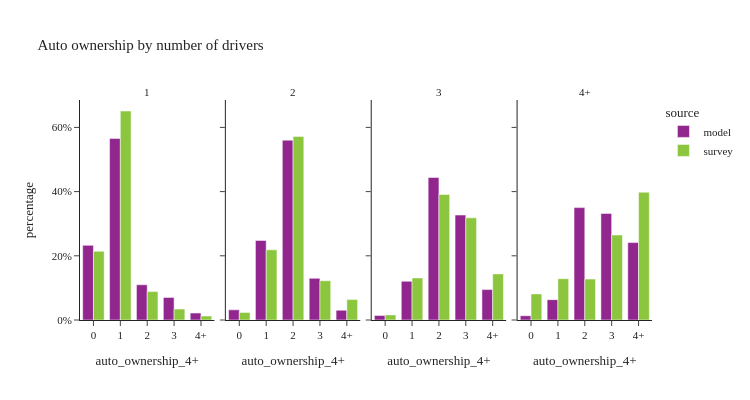

The code cell stored with this chart in its notebook:
### Code cell
util.plot_share_facetbar(hh_data.loc[hh_data['num_drivers_4+']!="0"], 'hh_weight', share_col="auto_ownership_4+", title="Auto ownership by number of drivers", 
                            facet_col="num_drivers_4+", facet_col_wrap=4, height=400, orientation='v')

### Figure 1 — Plotly figure (JSON) as saved in the notebook; plotly's stock layout.template omitted (floating-point values rounded to 4 significant figures)
{"data": [{"alignmentgroup": "True", "customdata": [[121942], [296624], [57555], [36924], [11320]], "hovertemplate": "source=model<br>num_drivers_4+=1<br>auto_ownership_4+=%{x}<br>percentage=%{y}<br>sample_size=%{customdata[0]}<extra></extra>", "legendgroup": "model", "marker": {"color": "#91268F", "pattern": {"shape": ""}}, "name": "model", "offsetgroup": "model", "orientation": "v", "showlegend": true, "textposition": "auto", "type": "bar", "x": ["0", "1", "2", "3", "4+"], "xaxis": "x", "y": [0.2326, 0.5657, 0.1098, 0.07042, 0.02159], "yaxis": "y"}, {"alignmentgroup": "True", "customdata": [[27060], [211950], [479067], [111072], [25922]], "hovertemplate": "source=model<br>num_drivers_4+=2<br>auto_ownership_4+=%{x}<br>percentage=%{y}<br>sample_size=%{customdata[0]}<extra></extra>", "legendgroup": "model", "marker": {"color": "#91268F", "pattern": {"shape": ""}}, "name": "model", "offsetgroup": "model", "orientation": "v", "showlegend": false, "textposition": "auto", "type": "bar", "x": ["0", "1", "2", "3", "4+"], "xaxis": "x2", "y": [0.03165, 0.2479, 0.5603, 0.1299, 0.03032], "yaxis": "y2"}, {"alignmentgroup": "True", "customdata": [[2892], [25072], [92269], [67950], [19696]], "hovertemplate": "source=model<br>num_drivers_4+=3<br>auto_ownership_4+=%{x}<br>percentage=%{y}<br>sample_size=%{customdata[0]}<extra></extra>", "legendgroup": "model", "marker": {"color": "#91268F", "pattern": {"shape": ""}}, "name": "model", "offsetgroup": "model", "orientation": "v", "showlegend": false, "textposition": "auto", "type": "bar", "x": ["0", "1", "2", "3", "4+"], "xaxis": "x3", "y": [0.01391, 0.1206, 0.4439, 0.3269, 0.09475], "yaxis": "y3"}, {"alignmentgroup": "True", "customdata": [[1960], [9442], [52100], [49426], [35882]], "hovertemplate": "source=model<br>num_drivers_4+=4+<br>auto_ownership_4+=%{x}<br>percentage=%{y}<br>sample_size=%{customdata[0]}<extra></extra>", "legendgroup": "model", "marker": {"color": "#91268F", "pattern": {"shape": ""}}, "name": "model", "offsetgroup": "model", "orientation": "v", "showlegend": false, "textposition": "auto", "type": "bar", "x": ["0", "1", "2", "3", "4+"], "xaxis": "x4", "y": [0.01317, 0.06345, 0.3501, 0.3321, 0.2411], "yaxis": "y4"}, {"alignmentgroup": "True", "customdata": [[511], [994], [125], [25], [14]], "hovertemplate": "source=survey<br>num_drivers_4+=1<br>auto_ownership_4+=%{x}<br>percentage=%{y}<br>sample_size=%{customdata[0]}<extra></extra>", "legendgroup": "survey", "marker": {"color": "#8CC63E", "pattern": {"shape": ""}}, "name": "survey", "offsetgroup": "survey", "orientation": "v", "showlegend": true, "textposition": "auto", "type": "bar", "x": ["0", "1", "2", "3", "4+"], "xaxis": "x", "y": [0.214, 0.6511, 0.08845, 0.03391, 0.01251], "yaxis": "y"}, {"alignmentgroup": "True", "customdata": [[114], [626], [868], [161], [57]], "hovertemplate": "source=survey<br>num_drivers_4+=2<br>auto_ownership_4+=%{x}<br>percentage=%{y}<br>sample_size=%{customdata[0]}<extra></extra>", "legendgroup": "survey", "marker": {"color": "#8CC63E", "pattern": {"shape": ""}}, "name": "survey", "offsetgroup": "survey", "orientation": "v", "showlegend": false, "textposition": "auto", "type": "bar", "x": ["0", "1", "2", "3", "4+"], "xaxis": "x2", "y": [0.02352, 0.2186, 0.5719, 0.1224, 0.0636], "yaxis": "y2"}, {"alignmentgroup": "True", "customdata": [[8], [50], [97], [74], [27]], "hovertemplate": "source=survey<br>num_drivers_4+=3<br>auto_ownership_4+=%{x}<br>percentage=%{y}<br>sample_size=%{customdata[0]}<extra></extra>", "legendgroup": "survey", "marker": {"color": "#8CC63E", "pattern": {"shape": ""}}, "name": "survey", "offsetgroup": "survey", "orientation": "v", "showlegend": false, "textposition": "auto", "type": "bar", "x": ["0", "1", "2", "3", "4+"], "xaxis": "x3", "y": [0.01595, 0.1311, 0.391, 0.3183, 0.1436], "yaxis": "y3"}, {"alignmentgroup": "True", "customdata": [[6], [24], [24], [29], [36]], "hovertemplate": "source=survey<br>num_drivers_4+=4+<br>auto_ownership_4+=%{x}<br>percentage=%{y}<br>sample_size=%{customdata[0]}<extra></extra>", "legendgroup": "survey", "marker": {"color": "#8CC63E", "pattern": {"shape": ""}}, "name": "survey", "offsetgroup": "survey", "orientation": "v", "showlegend": false, "textposition": "auto", "type": "bar", "x": ["0", "1", "2", "3", "4+"], "xaxis": "x4", "y": [0.08121, 0.1287, 0.1274, 0.2647, 0.398], "yaxis": "y4"}], "layout": {"annotations": [{"font": {}, "showarrow": false, "text": "1", "x": 0.1175, "xanchor": "center", "xref": "paper", "y": 1.0, "yanchor": "bottom", "yref": "paper"}, {"font": {}, "showarrow": false, "text": "2", "x": 0.3725, "xanchor": "center", "xref": "paper", "y": 1.0, "yanchor": "bottom", "yref": "paper"}, {"font": {}, "showarrow": false, "text": "3", "x": 0.6275, "xanchor": "center", "xref": "paper", "y": 1.0, "yanchor": "bottom", "yref": "paper"}, {"font": {}, "showarrow": false, "text": "4+", "x": 0.8825, "xanchor": "center", "xref": "paper", "y": 1.0, "yanchor": "bottom", "yref": "paper"}], "barmode": "group", "height": 400, "legend": {"title": {"text": "source"}, "tracegroupgap": 0}, "title": {"text": "Auto ownership by number of drivers"}, "width": 750, "xaxis": {"anchor": "y", "domain": [0.0, 0.235], "title": {"text": "auto_ownership_4+"}}, "xaxis2": {"anchor": "y2", "domain": [0.255, 0.49], "matches": "x", "title": {"text": "auto_ownership_4+"}}, "xaxis3": {"anchor": "y3", "domain": [0.51, 0.745], "matches": "x", "title": {"text": "auto_ownership_4+"}}, "xaxis4": {"anchor": "y4", "domain": [0.765, 1.0], "matches": "x", "title": {"text": "auto_ownership_4+"}}, "yaxis": {"anchor": "x", "domain": [0.0, 1.0], "tickformat": ".0%", "title": {"text": "percentage"}}, "yaxis2": {"anchor": "x2", "domain": [0.0, 1.0], "matches": "y", "showticklabels": false, "tickformat": ".0%"}, "yaxis3": {"anchor": "x3", "domain": [0.0, 1.0], "matches": "y", "showticklabels": false}, "yaxis4": {"anchor": "x4", "domain": [0.0, 1.0], "matches": "y", "showticklabels": false}}}
